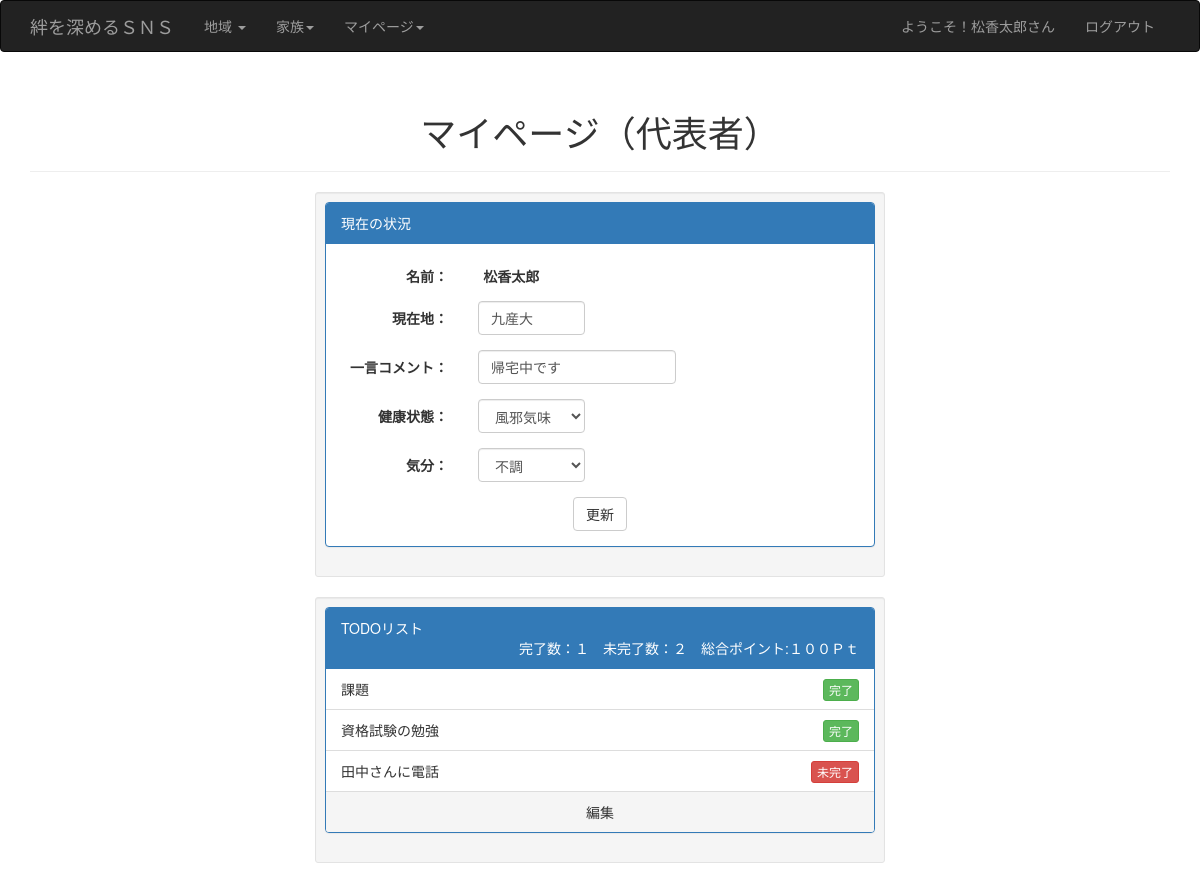
The page /mypage/mypage.php (signed in) on the database its author committed.
### tables this page shows
CREATE TABLE IF NOT EXISTS `tb_state` (
  `USER_ID` varchar(16) NOT NULL,
  `CONDITION_ID` int(11) NOT NULL,
  `LOCATION` varchar(32) DEFAULT NULL,
  `COMMENT` varchar(32) DEFAULT NULL,
  `KIBUN_ID` int(11) DEFAULT NULL,
  `UPDATE` timestamp NOT NULL DEFAULT CURRENT_TIMESTAMP ON UPDATE CURRENT_TIMESTAMP,
  KEY `CONDITION_ID` (`CONDITION_ID`),
  KEY `USER_ID` (`USER_ID`)
);

CREATE TABLE IF NOT EXISTS `tb_todo` (
  `USER_ID` varchar(16) NOT NULL,
  `TODO_ID` bigint(16) NOT NULL AUTO_INCREMENT,
  `T_NAME` varchar(32) DEFAULT NULL,
  `T_FINISH` int(11) DEFAULT NULL,
  PRIMARY KEY (`TODO_ID`),
  KEY `USER_ID` (`USER_ID`)
);

### mypage/mypage.php (the view, shortened to what this page needs)
<?php
include ('../inc/header_inc.php');
$query = "SELECT * FROM tb_state NATURAL JOIN tb_condition WHERE USER_ID='{$uid}'";
$rs = mysql_query($query);
while($row = mysql_fetch_array($rs)){
	$location=$row['LOCATION'];
	$cid=$row['CONDITION_ID'];
	$kid=$row['KIBUN_ID'];
	$comment=$row['COMMENT'];
}
$query2 = "SELECT * FROM tb_condition";
$rs2 = mysql_query($query2);
$query3 = "SELECT * FROM tb_todo WHERE USER_ID='{$uid}'";
$rs3 = mysql_query($query3);
$query4 = "SELECT * FROM tb_kibun";
$rs4 = mysql_query($query4);
if(!isset($_SESSION['UTID'])){
	header("Location: login.php") ;
	exit();
}else{
?>
	<div class="page-header text-center">
	<?php
	if($_SESSION['UTID']==0){
		echo "<h1>マイページ（代表者）</h1>";
	}else{
		echo "<h1>マイページ</h1>";
	}
	?>
    </div>
    <div class="col-sm-offset-3 col-sm-6 well well-sm">
    	<div class="panel panel-primary">
		  <div class="panel-heading">現在の状況</div>
		  <div class="panel-body">
			<form class="form-horizontal" action="nowedit.php" method="post">
			  <div class="form-group">
			    <label class="col-sm-3 control-label" for="name">名前：</label>
			    <label class="col-sm-2 control-label" for="name"><?php echo $uname;?></label>
			  </div>
			  <div class="form-group">
			    <label class="col-sm-3 control-label" for="comment">現在地：</label>
			    <div class="col-sm-3">
			      <input type="text" class="form-control" name="location" value="<?php echo $location ;?>">
			    </div>
			  </div>
			  <div class="form-group">
			    <label class="col-sm-3 control-label" for="comment">一言コメント：</label>
			    <div class="col-sm-5">
			      <input type="text" class="form-control" name="comment" value="<?php echo $comment ;?>">
			    </div>
			  </div>
			  <div class="form-group">
			    <label class="col-sm-3 control-label"  for="state">健康状態：</label>
			    <div class="col-sm-3">
				<select class="form-control" name="condition">
					<?php
					while($row2 = mysql_fetch_array($rs2)){
						$cid2=$row2['CONDITION_ID'];
						if($cid==$row2['CONDITION_ID']){
							echo "<option value='{$cid2}' selected>".$row2['CONDITIONNAME']."</option>";
						}else{
							echo "<option value='{$cid2}'>".$row2['CONDITIONNAME']."</option>";
						}
					}
					?>
				</select>
			    </div>
			  </div>
			  <div class="form-group">
			    <label class="col-sm-3 control-label"  for="kibun">気分：</label>
			    <div class="col-sm-3">
				<select class="form-control" name="kibun">
					<?php
					while($row4 = mysql_fetch_array($rs4)){
						$kid4=$row4['KIBUN_ID'];
						if($kid==$row4['KIBUN_ID']){
							echo "<option value='{$kid4}' selected>".$row4['KIBUNNAME']."</option>";
						}else{
							echo "<option value='{$kid4}'>".$row4['KIBUNNAME']."</option>";
						}
					}
					?>
				</select>
			    </div>
			  </div>
			  <div class="text-center"><button type="submit" class="btn btn-default">更新</button></div>
			</form>
		  </div>
		</div>
    </div>
    <div class="col-sm-offset-3 col-sm-6 well well-sm">
		<div class="panel panel-primary">
		  <div class="panel-heading">TODOリスト<div class="text-right">完了数：１　未完了数：２　総合ポイント:１００Ｐｔ</div></div>
<?php
include('../function.php');
?>
		<ul class="list-group">
			<?php
			while($row3 = mysql_fetch_array($rs3)){
				echo '<li class="list-group-item">'.$row3['T_NAME'];
				dispFinish($row3['TODO_ID'],$row3['T_NAME'],$row3['T_FINISH'],0);
			}
			?>
		</ul>
		  <div class="panel-footer text-center">編集</div>
		</div>
    </div>
<?php }?>
<?php include('../inc/footer_inc.php'); ?>

### function.php (shortened to what this page needs)
<?php
function dispFinish($id,$hwname,$num,$sww){
	if($num==0){
?>
	<a data-toggle="modal" href="#<?= $id ?>"class="btn btn-danger btn-xs pull-right">未完了</a>
	<br>
<?php
	}else{
		echo '<input type="button" class="btn btn-success btn-xs pull-right" value="完了">';
	}
}
?>

### rows shown on the page
tb_state: location "九産大", comment "帰宅中です"
tb_todo: T_NAME "課題"
tb_todo: T_NAME "資格試験の勉強"
tb_todo: T_NAME "田中さんに電話"

### other values the page prints
$uname "松香太郎"
form field condition "風邪気味"
form field kibun "不調"
